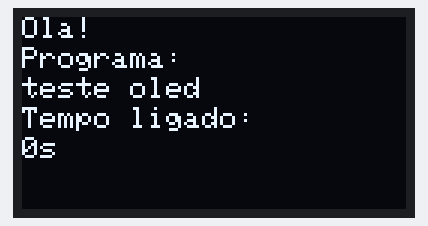
Recording of a sketch running on a simulated ESP32. Shown: 128×64 one-colour display. What the sketch prints to the serial monitor is not drawn.

Above: at 0.1 s.
At 4.2 s:
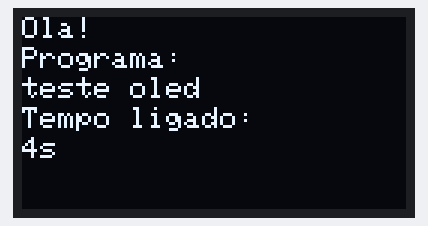
At 7.3 s:
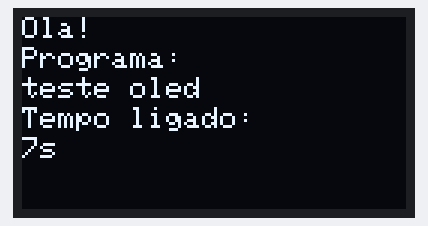
At 18.6 s:
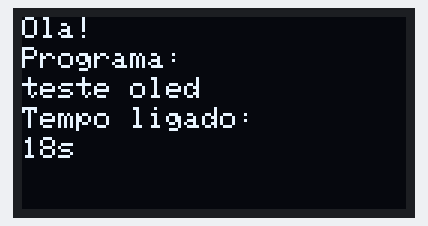
At 28.8 s:
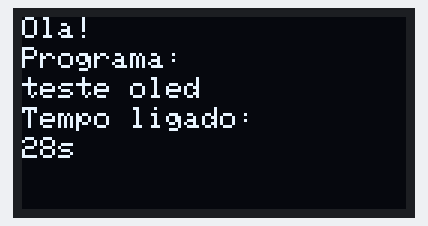
At 38.1 s:
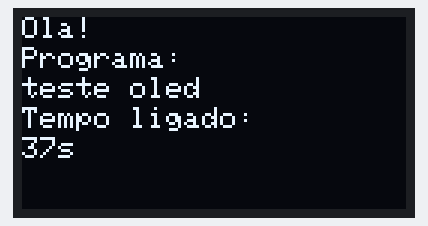

Measured:
- what the display in image 1 shows lasts 1.0 s, from 4.2 s to 5.2 s

The sketch:

hello_world_modulo.ino
```cpp
/* Includes para header files das biliotecas do OLED */
#include <Wire.h>
#include <Adafruit_GFX.h>
#include <Adafruit_SSD1306.h>

/* Endereço I2C do display */
#define OLED_ADDR   0x3c

/* distancia, em pixels, de cada linha em relacao ao topo do display */
#define OLED_LINE1     0
#define OLED_LINE2     10
#define OLED_LINE3     20
#define OLED_LINE4     30
#define OLED_LINE5     40

/* Configuração da resolucao do display (este modulo possui display 128x64) */
#define SCREEN_WIDTH    128
#define SCREEN_HEIGHT   64

/* Objeto do display */
Adafruit_SSD1306 display(SCREEN_WIDTH, SCREEN_HEIGHT, &Wire, 16);

/* Variaveis */
int contador = 0;

/* Funcao setup */
void setup()
{
    /* inicializa display OLED */
    Wire.begin(4, 15);

    if(!display.begin(SSD1306_SWITCHCAPVCC, OLED_ADDR))
        Serial.println("Display OLED: falha ao inicializar");
    else
    {
        Serial.println("Display OLED: inicializacao ok");

        /* Limpa display e configura tamanho de fonte */
        display.clearDisplay();
        display.setTextSize(1);
        display.setTextColor(WHITE);
    }
}

/* Programa principal */
void loop()
{
    display.clearDisplay();

    display.setCursor(0, OLED_LINE1);
    display.println("Ola!");

    display.setCursor(0, OLED_LINE2);
    display.println("Programa:");

    display.setCursor(0, OLED_LINE3);
    display.println("teste oled");

    display.setCursor(0, OLED_LINE4);
    display.print("Tempo ligado: ");

    display.setCursor(0, OLED_LINE5);
    display.print(contador);
    display.println("s");

    display.display();

    contador++;
    delay(1000);
}
```
